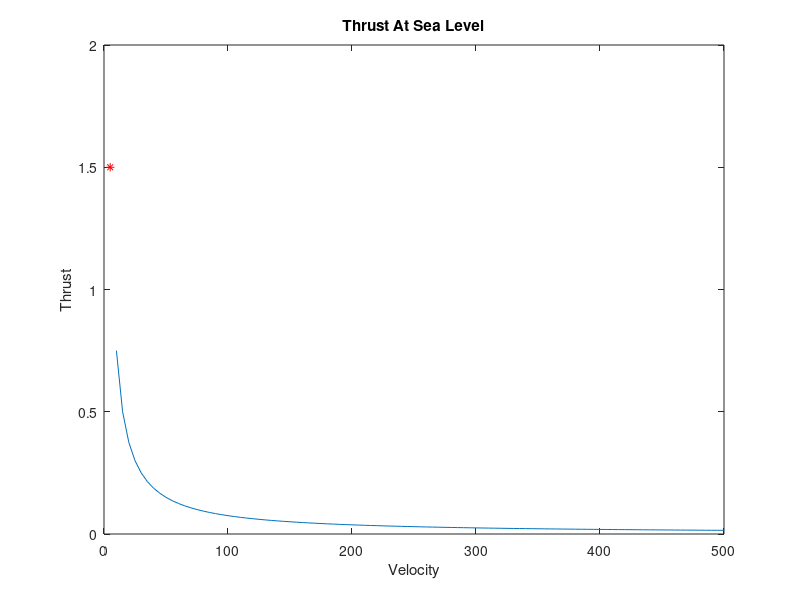
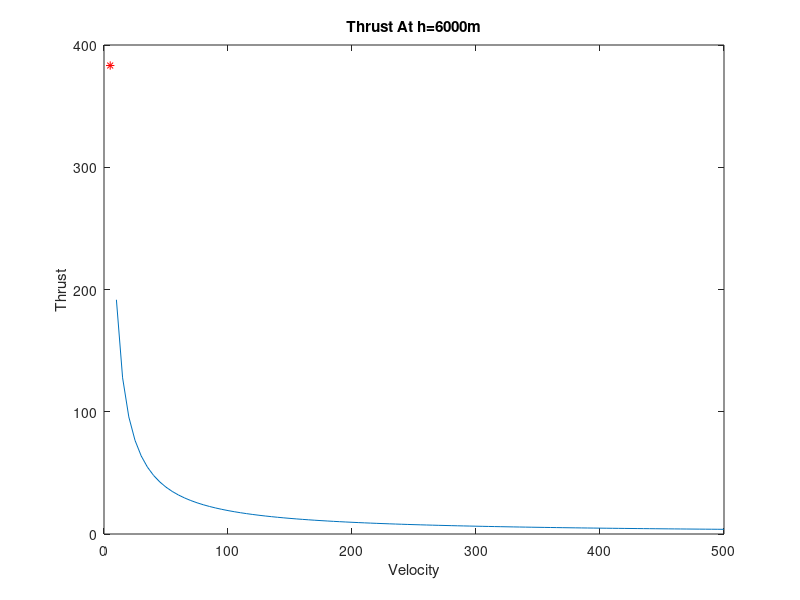
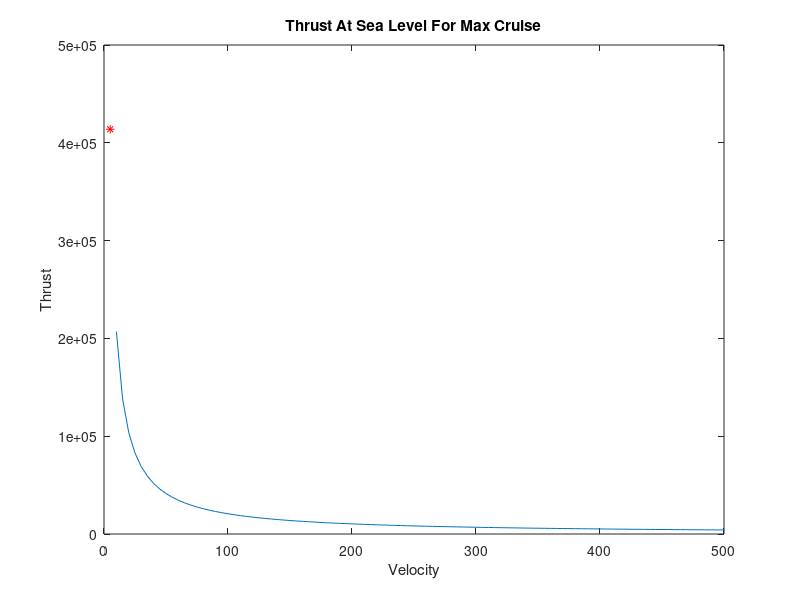
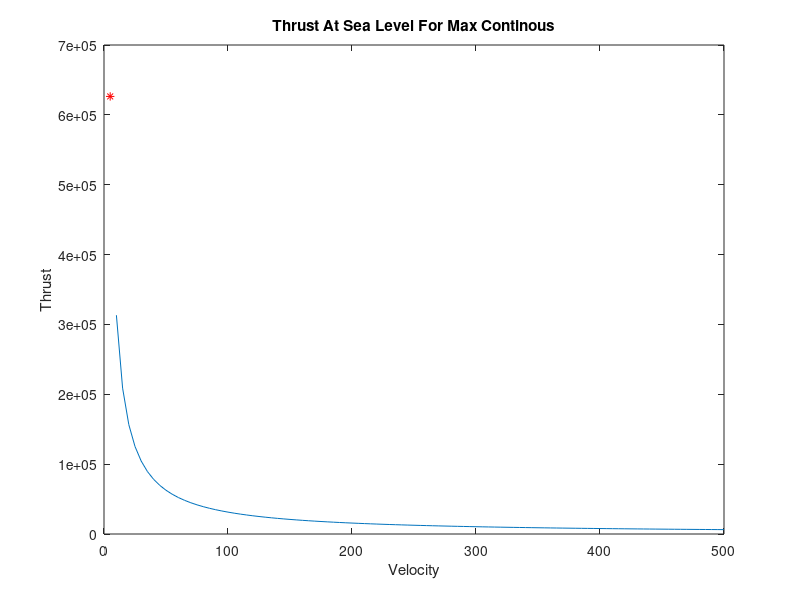

The MATLAB script that drew these images, in order:
%% Engine Thrust Estimation
%% Variables 
RO_SS=1.225;%density in sea level at standard condition
T_SS=288.16;%temperature in sea level at standard condition
g=9.81;%garvitrsal air const
E=0.75;%propellor efficiency
R=287;%universall const of air
a1=-6.5*10^(-3);%slope in Troposphere
s=56.36;%area of wing
w=21000*g;%plane weight
Cd0=0.285;%zero lift dar coeff
k=0.361;%induced drag coeff
y=1.4;
%% Inputs
V=input('PLEASE Enter The Velocity ');
N=input('PLEASE Enter The RPM ');
P=input('PLEASE Enter The Power ');%power of one engine
D=input('PLEASE Enter The Diameter ');
h=input('PLEASE Enter The Altitude ');
while h<0 || h>11000
display('Altitude Must Be Between 0&11000 ')
h=input('PLEASE Enter The Altitude ');
end
T=input('PLEASE Enter The Temp Of Sea Level ');
%% Find Thrust
T1=T+a1*(h-0);
RO1=RO_SS*(T/T_SS)^(-g/(a1*R)-1);
RO2=RO1*(T1/T)^(-g/(a1*R)-1);
J=V/(N*D);
Cp=2*P/(RO2*(N^3)*(D^5));
Ct=(E*Cp)/J;
Th=Ct*RO2*(N^2)*(D^4);
display(J)
display(Cp)
display(Ct)
display(Th)
%% Thrust VS Velocity At Sea Level
T2=T+a1*(0-0);
RO3=RO1*(T2/T)^(-g/(a1*R)-1);
P1=2*P*(RO3/RO1).^0.7; %power depend on density variation with altitude
Th1=(E*P1)/V;%thrust at sea level
display(Th1)
%% Plot Thrust VS Velocity At Sea Level
V1=(10:5:500);
Th2=(E*P1)./V1;
plot(V1,Th2)
title('Thrust At Sea Level');
xlabel('Velocity');
ylabel('Thrust');
hold on
plot(V,Th1,'r*')
%% Thrust VS Velocity At h=6000m
T3=T+a1*(6000-0);
RO4=RO1*(T3/T)^(-g/(a1*R)-1);
P2=2*P*(RO4/RO1).^0.7; %power depend on density variation with altitude
Th3=(E*P2)/V;%thrust at h=60000m
display(Th3)
%% Plot Thrust VS Velocity At h=6000m
V1=(10:5:500);
Th4=(E*P2)./V1;
figure
plot(V1,Th4)
title('Thrust At h=6000m');
xlabel('Velocity');
ylabel('Thrust');
hold on
plot(V,Th3,'r*')
%% Thrust VS Velocity At Sea Level For Max Cruise
P3=2*1379544.76243;%power in max cruise
T2=T+a1*(0-0);
RO3=RO1*(T2/T)^(-g/(a1*R)-1);
P4=P3*(RO3/RO1).^0.7; %power depend on density variation with altitude
Th5=(E*P4)/V;%thrust at sea level for max cruise
display(Th5)
%% Plot Thrust VS Velocity At Sea Level For Max Cruise
V1=(10:5:500);
Th6=(E*P4)./V1;
figure
plot(V1,Th6)
title('Thrust At Sea Level For Max Cruise');
xlabel('Velocity');
ylabel('Thrust');
hold on
plot(V,Th5,'r*')
%% Thrust VS Velocity At Sea Level For Max Continous
P5=2*2087959.64043;%power in max continous
T2=T+a1*(0-0);
RO3=RO1*(T2/T)^(-g/(a1*R)-1);
P6=P5*(RO3/RO1).^0.7; %power depend on density variation with altitude
Th7=(E*P6)/V;%thrust at sea level for max continous
display(Th7)
%% Plot Thrust VS Velocity At Sea Level For Max Continous
V1=(10:5:500);
Th8=(E*P6)./V1;
figure
plot(V1,Th8)
title('Thrust At Sea Level For Max Continous');
xlabel('Velocity');
ylabel('Thrust');
hold on
plot(V,Th7,'r*')
%% Thrust VS Velocity At Sea Level For Max Cruise For Standard Air Condition & 15 degree more than it
P3=2*1379544.76243;%power in max cruise
Th9=(E*P3)/V;%thrust at sea level for max cruise in satandard air condition
display(Th9)
%% Plot Thrust VS Velocity At Sea Level For Max Cruise For Standard Air Condition & 15 degree more than it
V1=(10:5:500);
Th10=(E*P3)./V1;
figure
plot(V1,Th10)
title('Thrust At Sea Level For Max Cruise For Standard Air condition & 15 degree more than it');
xlabel('Velocity');
ylabel('Thrust');
hold on
plot(V,Th9,'r*')